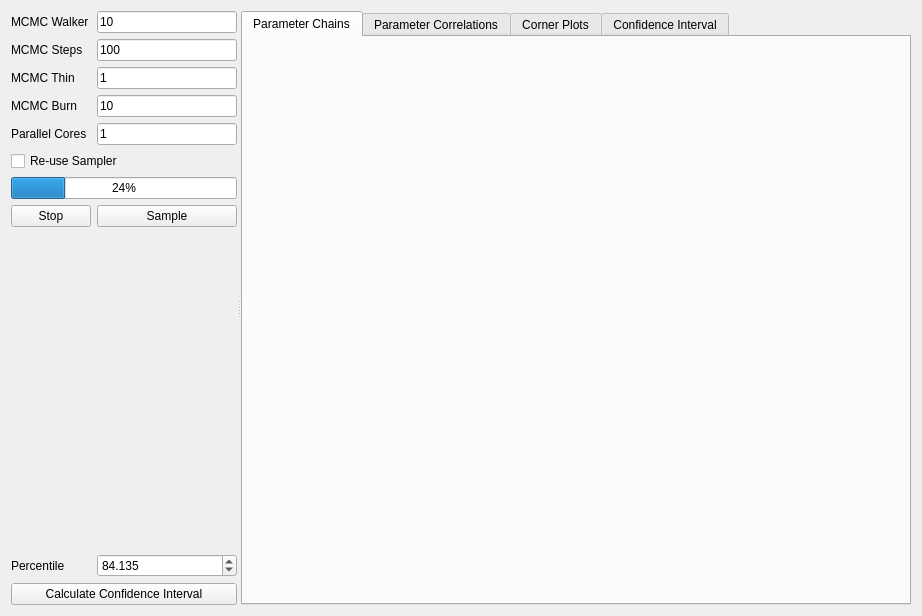
<?xml version="1.0" encoding="UTF-8"?>
<ui version="4.0">
 <class>Form</class>
 <widget class="QWidget" name="Form">
  <property name="geometry">
   <rect>
    <x>0</x>
    <y>0</y>
    <width>922</width>
    <height>616</height>
   </rect>
  </property>
  <property name="windowTitle">
   <string>Form</string>
  </property>
  <layout class="QVBoxLayout" name="verticalLayout_2">
   <item>
    <widget class="QSplitter" name="splitter">
     <property name="orientation">
      <enum>Qt::Horizontal</enum>
     </property>
     <widget class="QWidget" name="">
      <layout class="QGridLayout" name="gridLayout">
       <item row="10" column="0" colspan="2">
        <widget class="QPushButton" name="calcConfIntervPushButton">
         <property name="text">
          <string>Calculate Confidence Interval</string>
         </property>
        </widget>
       </item>
       <item row="0" column="0">
        <widget class="QLabel" name="label">
         <property name="text">
          <string>MCMC Walker</string>
         </property>
        </widget>
       </item>
       <item row="2" column="1">
        <widget class="QLineEdit" name="MCMCThinLineEdit">
         <property name="text">
          <string>1</string>
         </property>
        </widget>
       </item>
       <item row="4" column="0">
        <widget class="QLabel" name="label_4">
         <property name="text">
          <string>Parallel Cores</string>
         </property>
        </widget>
       </item>
       <item row="1" column="0">
        <widget class="QLabel" name="label_2">
         <property name="text">
          <string>MCMC Steps</string>
         </property>
        </widget>
       </item>
       <item row="7" column="1">
        <widget class="QPushButton" name="pushButton">
         <property name="text">
          <string>Sample</string>
         </property>
        </widget>
       </item>
       <item row="4" column="1">
        <widget class="QLineEdit" name="ParallelCoresLineEdit">
         <property name="text">
          <string>1</string>
         </property>
        </widget>
       </item>
       <item row="9" column="0">
        <widget class="QLabel" name="label_6">
         <property name="text">
          <string>Percentile</string>
         </property>
        </widget>
       </item>
       <item row="9" column="1">
        <widget class="QDoubleSpinBox" name="percentileDoubleSpinBox">
         <property name="decimals">
          <number>3</number>
         </property>
         <property name="value">
          <double>84.135000000000005</double>
         </property>
        </widget>
       </item>
       <item row="7" column="0">
        <widget class="QPushButton" name="pushButton_2">
         <property name="text">
          <string>Stop</string>
         </property>
        </widget>
       </item>
       <item row="5" column="0" colspan="2">
        <widget class="QCheckBox" name="reuseSamplerCheckBox">
         <property name="text">
          <string>Re-use Sampler</string>
         </property>
        </widget>
       </item>
       <item row="2" column="0">
        <widget class="QLabel" name="label_5">
         <property name="text">
          <string>MCMC Thin</string>
         </property>
        </widget>
       </item>
       <item row="1" column="1">
        <widget class="QLineEdit" name="MCMCStepsLineEdit">
         <property name="text">
          <string>100</string>
         </property>
        </widget>
       </item>
       <item row="6" column="0" colspan="2">
        <widget class="QProgressBar" name="progressBar">
         <property name="value">
          <number>24</number>
         </property>
        </widget>
       </item>
       <item row="0" column="1">
        <widget class="QLineEdit" name="MCMCWalkerLineEdit">
         <property name="text">
          <string>10</string>
         </property>
        </widget>
       </item>
       <item row="3" column="1">
        <widget class="QLineEdit" name="MCMCBurnLineEdit">
         <property name="text">
          <string>10</string>
         </property>
        </widget>
       </item>
       <item row="3" column="0">
        <widget class="QLabel" name="label_3">
         <property name="text">
          <string>MCMC Burn</string>
         </property>
        </widget>
       </item>
       <item row="8" column="0">
        <spacer name="verticalSpacer">
         <property name="orientation">
          <enum>Qt::Vertical</enum>
         </property>
         <property name="sizeHint" stdset="0">
          <size>
           <width>20</width>
           <height>40</height>
          </size>
         </property>
        </spacer>
       </item>
      </layout>
     </widget>
     <widget class="QTabWidget" name="tabWidget">
      <property name="currentIndex">
       <number>0</number>
      </property>
      <widget class="QWidget" name="chainTab">
       <attribute name="title">
        <string>Parameter Chains</string>
       </attribute>
       <layout class="QHBoxLayout" name="horizontalLayout">
        <item>
         <widget class="MplWidget" name="chainMPLWidget" native="true"/>
        </item>
       </layout>
      </widget>
      <widget class="QWidget" name="correlationTab">
       <attribute name="title">
        <string>Parameter Correlations</string>
       </attribute>
       <layout class="QVBoxLayout" name="verticalLayout">
        <item>
         <widget class="MplWidget" name="correlationMPLWidget" native="true"/>
        </item>
       </layout>
      </widget>
      <widget class="QWidget" name="cornerPlotTab">
       <attribute name="title">
        <string>Corner Plots</string>
       </attribute>
       <layout class="QHBoxLayout" name="horizontalLayout_2">
        <item>
         <widget class="MplWidget" name="cornerPlotMPLWidget" native="true"/>
        </item>
       </layout>
      </widget>
      <widget class="QWidget" name="confIntervalTab">
       <attribute name="title">
        <string>Confidence Interval</string>
       </attribute>
       <layout class="QVBoxLayout" name="verticalLayout_3">
        <item>
         <layout class="QGridLayout" name="gridLayout_2">
          <item row="0" column="0" colspan="2">
           <widget class="QTextEdit" name="confIntervalTextEdit"/>
          </item>
          <item row="1" column="1">
           <widget class="QPushButton" name="saveConfIntervalPushButton">
            <property name="text">
             <string>Save</string>
            </property>
           </widget>
          </item>
          <item row="1" column="0">
           <spacer name="horizontalSpacer">
            <property name="orientation">
             <enum>Qt::Horizontal</enum>
            </property>
            <property name="sizeHint" stdset="0">
             <size>
              <width>468</width>
              <height>20</height>
             </size>
            </property>
           </spacer>
          </item>
         </layout>
        </item>
       </layout>
      </widget>
     </widget>
    </widget>
   </item>
  </layout>
 </widget>
 <customwidgets>
  <customwidget>
   <class>MplWidget</class>
   <extends>QWidget</extends>
   <header>mplWidget</header>
   <container>1</container>
  </customwidget>
 </customwidgets>
 <resources/>
 <connections/>
</ui>
